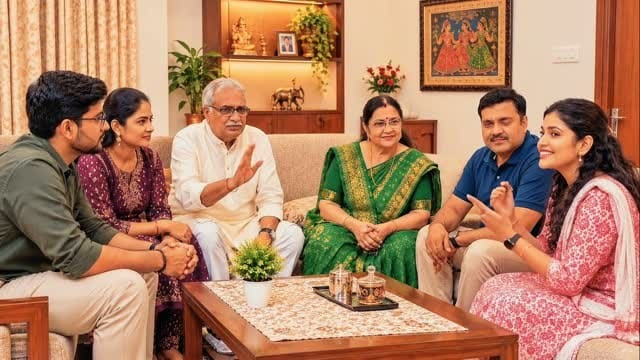
#> input picture images/instagram/ig-12.jpg, 640 x 360 px; its folder holds 4 pictures in this run
$ python dedupe-images.py
#> lines starting #> are read from the running program, lines starting #| are printed output that depends on the picture
from pathlib import Path
from PIL import Image
import hashlib
from collections import defaultdict

ROOT = Path(r"c:\Users\harsh\OneDrive\Personal\Krishna Events Website\public\images\instagram")


def ahash(im, size=16):
    g = im.convert("L").resize((size, size), Image.Resampling.BILINEAR)
    pixels = list(g.getdata())
    avg = sum(pixels) / len(pixels)
    return "".join("1" if p >= avg else "0" for p in pixels)


def hamming(a, b):
    return sum(x != y for x, y in zip(a, b))


files = sorted(ROOT.glob("ig-*.jpg"))
items = []
for f in files:
    im = Image.open(f)
#> im is the input picture: PIL image 640x360 RGB; mean R, G, B 176.4, 130, 101.4
    items.append(
        {
            "name": f.name,
            "hash": ahash(im),
            "size": im.size,
            "bytes": f.stat().st_size,
            "path": f,
            "id": f.stem,
        }
    )
#> in ahash, `g = im.convert("L").resize((size, size), Image.Resampling.BILINEAR)`:
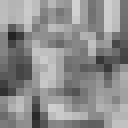
#> g: PIL image 16x16 L (shown 8 times larger); min 35, max 209, mean 140.6
#> in ahash, `pixels = list(g.getdata())`: pixels = 256 values, max 209 at index 9, min 35 at index 65, mean 140.6
#> in ahash, `avg = sum(pixels) / len(pixels)`: avg = 140.6
#> pass 2 of the loop `for f in files:`:
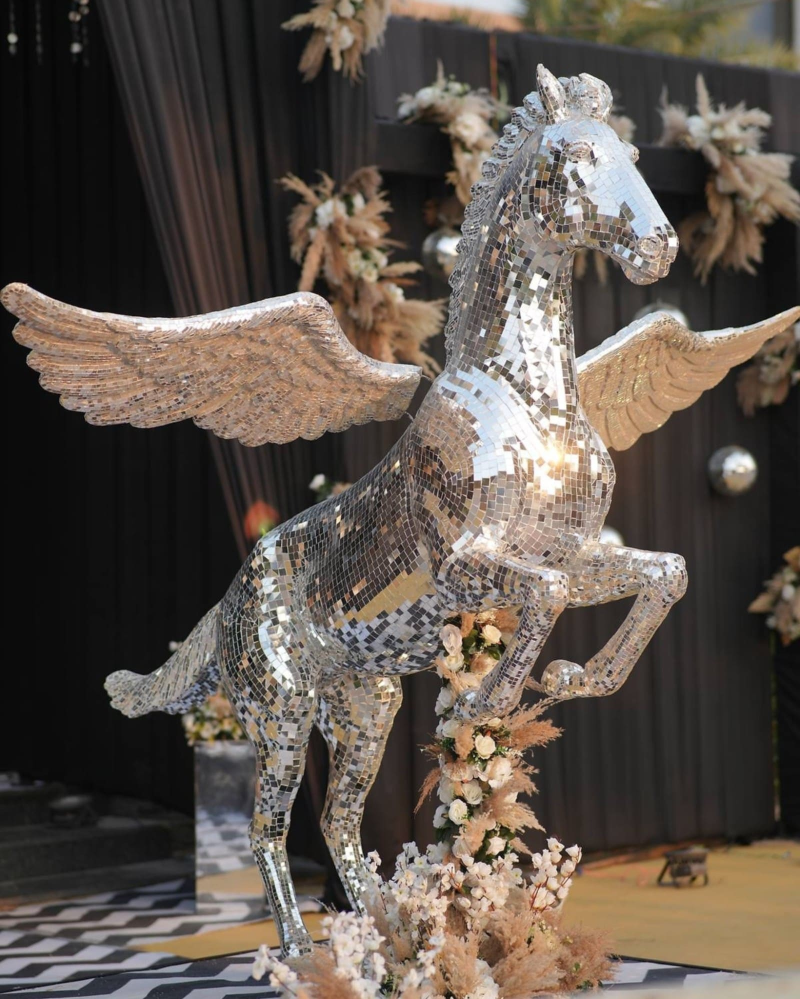
#> input picture images/instagram/ig-13.jpg, 1600 x 1998 px (shown at 1/2 size)
#> im is the input picture: PIL image 1600x1998 RGB; mean R, G, B 94.2, 84.3, 76.2
#> in ahash (call 2), `g = im.convert("L").resize((size, size), Image.Resampling.BILINEAR)`:
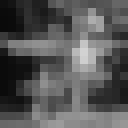
#> g: PIL image 16x16 L (shown 8 times larger); min 10, max 210, mean 86.3
#> pixels = 256 values, max 210 at index 106, min 10 at index 32, mean 86.25
#> avg = 86.25
#> pass 3 of the loop `for f in files:`:
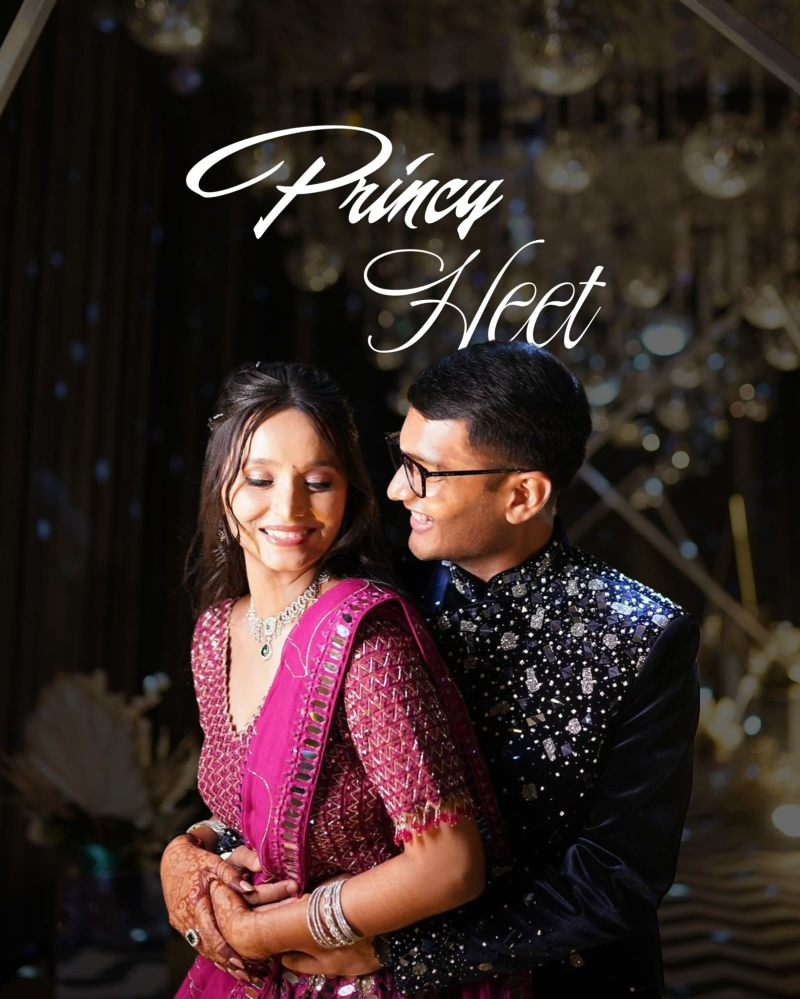
#> input picture images/instagram/ig-14.jpg, 1600 x 1998 px (shown at 1/2 size)
#> im is the input picture: PIL image 1600x1998 RGB; mean R, G, B 56.3, 40.6, 37.5
#> in ahash (call 3), `g = im.convert("L").resize((size, size), Image.Resampling.BILINEAR)`:
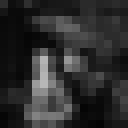
#> g: PIL image 16x16 L (shown 8 times larger); min 4, max 183, mean 45
#> pixels = 256 values, max 183 at index 165, min 4 at index 252, mean 44.98
#> avg = 44.98
#> the loop made 4 passes; the first 3 are shown

print("Exact MD5 dups:")
md5s = defaultdict(list)
#> md5s = 0 items
for it in items:
    md5s[hashlib.md5(it["path"].read_bytes()).hexdigest()].append(it["name"])
for v in md5s.values():
    if len(v) > 1:
        print(v)
#> this loop made 4 passes
#> v on passes 1 to 4: ['ig-12.jpg'], ['ig-13.jpg'], ['ig-14.jpg'], ['ig-15-hero.jpg']

print("\nNear dups (hamming <= 20 / 256):")
pairs = []
for i, a in enumerate(items):
    for b in items[i + 1 :]:
        d = hamming(a["hash"], b["hash"])
        if d <= 20:
            pairs.append((d, a, b))
            print(
                f"d={d}: {a['name']} {a['size']} {a['bytes']} <-> {b['name']} {b['size']} {b['bytes']}"
            )

# Cluster near-duplicates and keep largest file
parent = {it["name"]: it["name"] for it in items}


def find(x):
    while parent[x] != x:
        parent[x] = parent[parent[x]]
        x = parent[x]
    return x


def union(a, b):
    ra, rb = find(a), find(b)
    if ra != rb:
        parent[rb] = ra


for d, a, b in pairs:
    union(a["name"], b["name"])

clusters = defaultdict(list)
by_name = {it["name"]: it for it in items}
for it in items:
    clusters[find(it["name"])].append(it)

print("\nClusters (keep largest):")
keep = []
remove = []
for members in clusters.values():
    members = sorted(members, key=lambda x: x["bytes"], reverse=True)
    keep.append(members[0]["name"])
    if len(members) > 1:
        print("KEEP", members[0]["name"], "DROP", [m["name"] for m in members[1:]])
        remove.extend(m["name"] for m in members[1:])
    else:
        print("UNIQUE", members[0]["name"], members[0]["size"], members[0]["bytes"])

print("\nKEEP COUNT", len(keep))
print("REMOVE COUNT", len(remove))
print("REMOVE", remove)

# Prefer landscape/portrait quality: drop very small reel thumbs if many remain
quality = []
for name in keep:
    it = by_name[name]
    w, h = it["size"]
    # keep if reasonably large
    if it["bytes"] >= 90000 or (w >= 1000 and h >= 1000):
        quality.append(name)
    else:
        # keep some smaller unique ones if needed later
        quality.append(name)

Path(r"c:\Users\harsh\OneDrive\Personal\Krishna Events Website\scripts\dedupe-result.txt").write_text(
    "\n".join(["KEEP=" + ",".join(sorted(keep)), "REMOVE=" + ",".join(sorted(remove))]),
    encoding="utf-8",
)
